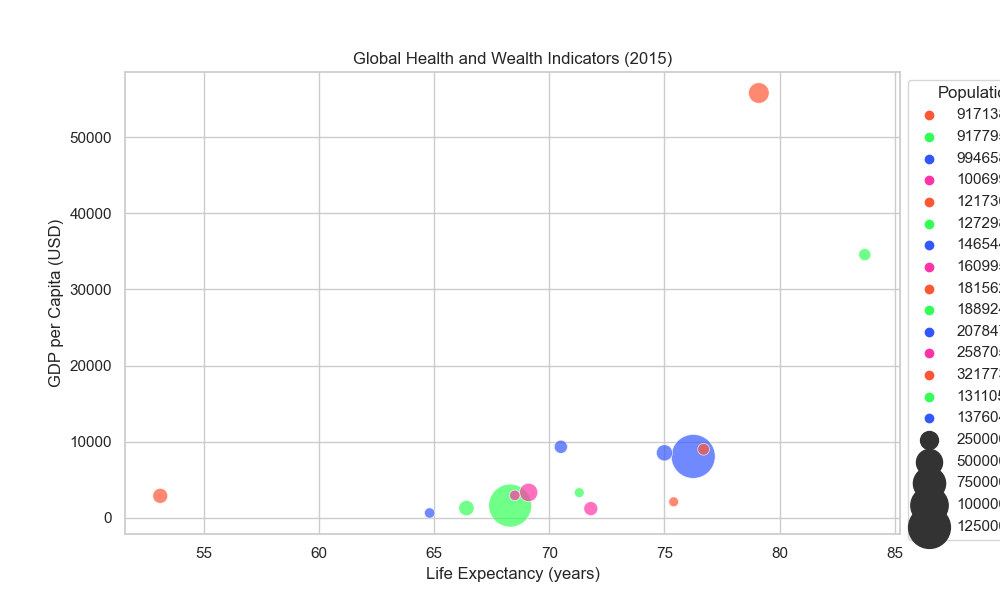

Write Python code to recreate this figure.

import seaborn as sns
import matplotlib.pyplot as plt
import pandas as pd

# Generate a DataFrame from the given table data
data = {
    "Country": ["China", "India", "United States", "Indonesia", "Brazil", "Pakistan", "Nigeria", "Bangladesh", "Russia", "Mexico", "Japan", "Ethiopia", "Philippines", "Egypt", "Vietnam"],
    "Year": [2015] * 15,
    "Population": [1376048943, 1311050527, 321773631, 258705000, 207847528, 188924874, 181562056, 160995642, 146544710, 121736809, 127298000, 99465819, 100699395, 91779522, 91713800],
    "Life Expectancy": [76.25, 68.3, 79.1, 69.1, 75.0, 66.4, 53.1, 71.8, 70.5, 76.7, 83.7, 64.8, 68.5, 71.3, 75.4],
    "GDP per Capita": [8069.21, 1606.02, 55805.2, 3336.29, 8538.08, 1275.29, 2885.13, 1211.73, 9329.29, 9005.18, 34567.78, 632.91, 2950.95, 3308.66, 2102.67]
}

df = pd.DataFrame(data)

# Create a scatter plot with bubble sizes
plt.figure(figsize=(10, 6))
bubble_chart = sns.scatterplot(data=df, x="Life Expectancy", y="GDP per Capita",
                               size="Population", sizes=(50, 1000), alpha=0.7,
                               hue="Population", palette=["#FF5733", "#33FF57", "#3357FF", "#FF33A6"])

# Adjust the legend for bubble size
bubble_chart.legend(loc='upper left', bbox_to_anchor=(1, 1), title='Population')

# Set title and labels
plt.title('Global Health and Wealth Indicators (2015)')
plt.xlabel('Life Expectancy (years)')
plt.ylabel('GDP per Capita (USD)')

# Show the plot
plt.show()
